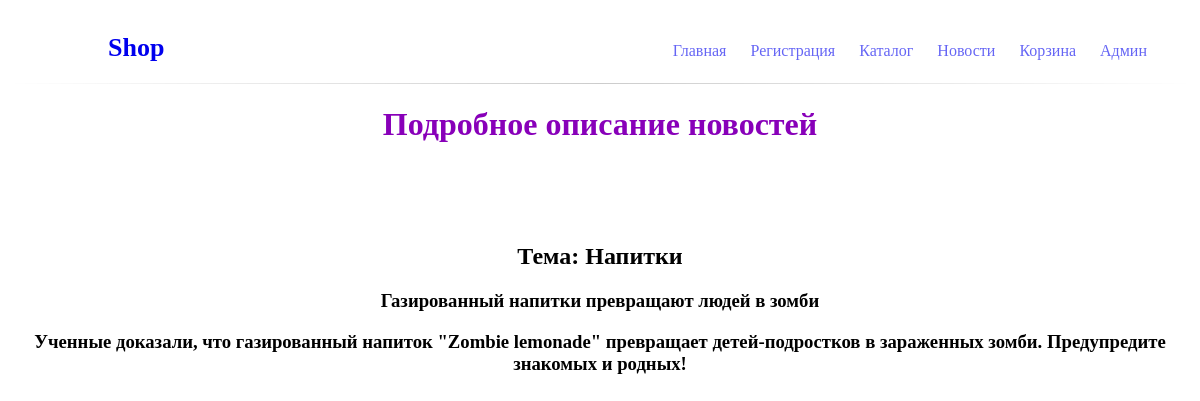
The page /news/2 on the database its author committed.
### tables this page shows
CREATE TABLE `news` (
  `id` int(11) NOT NULL,
  `tema` text NOT NULL,
  `name` text NOT NULL,
  `text` text NOT NULL,
  `img` text NOT NULL
);

### core/View.php (called while the page is built, shortened)
<?php
	class View
	{
		public function render(Page $page) {
			return $this->renderLayout($page, $this->renderView($page));
		}
		private function renderLayout(Page $page, $content) {
			$layoutPath = $_SERVER['DOCUMENT_ROOT'] . "/project/layouts/{$page->layout}.php";
			if (file_exists($layoutPath)) {
				return ob_get_clean();
			} else {
				echo "Не найден файл с лейаутом по пути $layoutPath"; die();
			}
		}
		private function renderView(Page $page) {
			if ($page->view) {
				$viewPath = $_SERVER['DOCUMENT_ROOT'] . "/project/views/{$page->view}.php";
				if (file_exists($viewPath)) {
						$data = $page->data;
						extract($data);
						include $viewPath;
					return ob_get_clean();
				} else {
					echo "Не найден файл с представлением по пути $viewPath"; die();
				}
			}
		}
	}

### project/controllers/NewsController.php (called while the page is built, shortened)
<?php
	class NewsController extends Controller {
		public function show_news($param) {
            $id = $param['id'];
			$news = new News;
			$data = $news -> getIdNews($id);
			return $this->render('news/news', ['news' => $data]);
		}
	}

### core/Model.php (called while the page is built, shortened)
<?php
	class Model
	{
		private static $link;
		public function __construct()
		{
			if (!self::$link) {
				self::$link = mysqli_connect(DB_HOST, DB_USER, DB_PASS, DB_NAME);
				mysqli_query(self::$link, "SET NAMES 'utf8'");
			}
		}
		protected function findOne($query)
		{
			$result = mysqli_query(self::$link, $query) or die(mysqli_error(self::$link));
			return mysqli_fetch_assoc($result);
		}
	}

### project/models/News.php (called while the page is built, shortened)
<?php
	class News extends Model
	{
		public function getIdNews($id)
		{
			return $this->findOne("SELECT * FROM `news` WHERE id=$id");
		}
	}

### core/Dispatcher.php (called while the page is built, shortened)
<?php
	class Dispatcher
	{
		public function getPage(Track $track)
		{
			$className = ucfirst($track->controller) . 'Controller';
			$fullName = "\\Project\\Controllers\\$className";
			try {
				$controller = new $fullName;
				if (method_exists($controller, $track->action)) {
					$result = $controller->{$track->action}($track->params);
					if ($result) {
						return $result;
					} else {
						return new Page('default');
					}
				} else {
					echo "Метод <b>{$track->action}</b> не найден в классе $fullName."; die();
				}
			} catch (\Exception $error) {
				echo $error->getMessage(); die();
			}
		}
	}

### project/views/news/news.php (the view)
<h1 class="title">Подробное описание новостей</h1>
<div class="items_full">
    <div class="item_full">
        <h2>Тема: <?=$news['tema']?></h2>
        <h3><?=$news['name']?></h3>
        <h3><?=$news['text']?></h3>
    </div>
</div>

### project/webroot/style.css (style rules this page uses)
.title { color: #8800b9; text-align: center; }
.items_full { text-align: center; }
.item_full { margin-top: 100px; height: 550px; }

### rows shown on the page
news: tema "Напитки", name "Газированный напитки превращают людей в зомби", text "Ученные доказали, что газированный напиток \"Zombie lemonade\" превращает детей-подростков в зараженных зомби. Предупредите знакомых и родных!"
